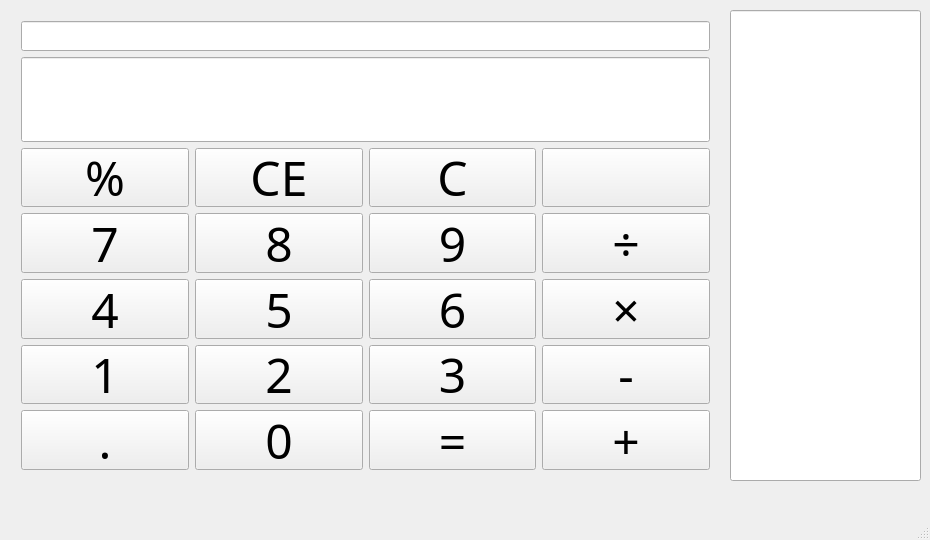
<?xml version="1.0" encoding="UTF-8"?>
<ui version="4.0">
 <class>MainWindow</class>
 <widget class="QMainWindow" name="MainWindow">
  <property name="geometry">
   <rect>
    <x>0</x>
    <y>0</y>
    <width>930</width>
    <height>540</height>
   </rect>
  </property>
  <property name="minimumSize">
   <size>
    <width>730</width>
    <height>540</height>
   </size>
  </property>
  <property name="maximumSize">
   <size>
    <width>930</width>
    <height>540</height>
   </size>
  </property>
  <property name="windowTitle">
   <string>MainWindow</string>
  </property>
  <widget class="QWidget" name="centralWidget">
   <widget class="QWidget" name="verticalLayoutWidget">
    <property name="geometry">
     <rect>
      <x>10</x>
      <y>10</y>
      <width>711</width>
      <height>471</height>
     </rect>
    </property>
    <layout class="QVBoxLayout" name="verticalLayout">
     <item>
      <widget class="QLineEdit" name="record_lineEdit">
       <property name="minimumSize">
        <size>
         <width>0</width>
         <height>30</height>
        </size>
       </property>
       <property name="font">
        <font>
         <pointsize>12</pointsize>
        </font>
       </property>
       <property name="text">
        <string/>
       </property>
       <property name="alignment">
        <set>Qt::AlignRight|Qt::AlignTrailing|Qt::AlignVCenter</set>
       </property>
       <property name="readOnly">
        <bool>true</bool>
       </property>
      </widget>
     </item>
     <item>
      <widget class="QLineEdit" name="input_lineEdit">
       <property name="minimumSize">
        <size>
         <width>0</width>
         <height>80</height>
        </size>
       </property>
       <property name="font">
        <font>
         <family>Book Antiqua</family>
         <pointsize>50</pointsize>
        </font>
       </property>
       <property name="text">
        <string/>
       </property>
       <property name="alignment">
        <set>Qt::AlignRight|Qt::AlignTrailing|Qt::AlignVCenter</set>
       </property>
      </widget>
     </item>
     <item>
      <layout class="QHBoxLayout" name="horizontalLayout_6">
       <item>
        <widget class="QPushButton" name="mod_pushButton">
         <property name="minimumSize">
          <size>
           <width>0</width>
           <height>45</height>
          </size>
         </property>
         <property name="font">
          <font>
           <family>Book Antiqua</family>
           <pointsize>36</pointsize>
          </font>
         </property>
         <property name="text">
          <string>%</string>
         </property>
        </widget>
       </item>
       <item>
        <widget class="QPushButton" name="pushButton_1">
         <property name="minimumSize">
          <size>
           <width>0</width>
           <height>45</height>
          </size>
         </property>
         <property name="font">
          <font>
           <family>Book Antiqua</family>
           <pointsize>36</pointsize>
          </font>
         </property>
         <property name="text">
          <string>CE</string>
         </property>
        </widget>
       </item>
       <item>
        <widget class="QPushButton" name="cleanInput_pushButton">
         <property name="minimumSize">
          <size>
           <width>0</width>
           <height>45</height>
          </size>
         </property>
         <property name="font">
          <font>
           <family>Book Antiqua</family>
           <pointsize>36</pointsize>
          </font>
         </property>
         <property name="text">
          <string>C</string>
         </property>
        </widget>
       </item>
       <item>
        <widget class="QPushButton" name="del_pushButton">
         <property name="minimumSize">
          <size>
           <width>0</width>
           <height>45</height>
          </size>
         </property>
         <property name="font">
          <font>
           <family>Book Antiqua</family>
           <pointsize>36</pointsize>
          </font>
         </property>
         <property name="text">
          <string/>
         </property>
         <property name="icon">
          <iconset>
           <normaloff>del.png</normaloff>del.png</iconset>
         </property>
         <property name="iconSize">
          <size>
           <width>140</width>
           <height>41</height>
          </size>
         </property>
        </widget>
       </item>
      </layout>
     </item>
     <item>
      <layout class="QHBoxLayout" name="horizontalLayout_2">
       <item>
        <widget class="QPushButton" name="_7_pushButton">
         <property name="minimumSize">
          <size>
           <width>0</width>
           <height>45</height>
          </size>
         </property>
         <property name="font">
          <font>
           <family>Book Antiqua</family>
           <pointsize>36</pointsize>
          </font>
         </property>
         <property name="text">
          <string>7</string>
         </property>
         <property name="iconSize">
          <size>
           <width>45</width>
           <height>16</height>
          </size>
         </property>
        </widget>
       </item>
       <item>
        <widget class="QPushButton" name="_8_pushButton">
         <property name="minimumSize">
          <size>
           <width>0</width>
           <height>45</height>
          </size>
         </property>
         <property name="font">
          <font>
           <family>Book Antiqua</family>
           <pointsize>36</pointsize>
          </font>
         </property>
         <property name="text">
          <string>8</string>
         </property>
         <property name="iconSize">
          <size>
           <width>45</width>
           <height>16</height>
          </size>
         </property>
        </widget>
       </item>
       <item>
        <widget class="QPushButton" name="_9_pushButton">
         <property name="minimumSize">
          <size>
           <width>0</width>
           <height>45</height>
          </size>
         </property>
         <property name="font">
          <font>
           <family>Book Antiqua</family>
           <pointsize>36</pointsize>
          </font>
         </property>
         <property name="text">
          <string>9</string>
         </property>
         <property name="iconSize">
          <size>
           <width>45</width>
           <height>16</height>
          </size>
         </property>
        </widget>
       </item>
       <item>
        <widget class="QPushButton" name="div_pushButton">
         <property name="minimumSize">
          <size>
           <width>0</width>
           <height>45</height>
          </size>
         </property>
         <property name="font">
          <font>
           <family>Book Antiqua</family>
           <pointsize>36</pointsize>
          </font>
         </property>
         <property name="text">
          <string>÷</string>
         </property>
         <property name="iconSize">
          <size>
           <width>45</width>
           <height>16</height>
          </size>
         </property>
        </widget>
       </item>
      </layout>
     </item>
     <item>
      <layout class="QHBoxLayout" name="horizontalLayout_4">
       <item>
        <widget class="QPushButton" name="_4_pushButton">
         <property name="minimumSize">
          <size>
           <width>0</width>
           <height>45</height>
          </size>
         </property>
         <property name="font">
          <font>
           <family>Book Antiqua</family>
           <pointsize>36</pointsize>
          </font>
         </property>
         <property name="text">
          <string>4</string>
         </property>
         <property name="iconSize">
          <size>
           <width>45</width>
           <height>16</height>
          </size>
         </property>
        </widget>
       </item>
       <item>
        <widget class="QPushButton" name="_5_pushButton">
         <property name="minimumSize">
          <size>
           <width>0</width>
           <height>45</height>
          </size>
         </property>
         <property name="font">
          <font>
           <family>Book Antiqua</family>
           <pointsize>36</pointsize>
          </font>
         </property>
         <property name="text">
          <string>5</string>
         </property>
         <property name="iconSize">
          <size>
           <width>45</width>
           <height>16</height>
          </size>
         </property>
        </widget>
       </item>
       <item>
        <widget class="QPushButton" name="_6_pushButton">
         <property name="minimumSize">
          <size>
           <width>0</width>
           <height>45</height>
          </size>
         </property>
         <property name="font">
          <font>
           <family>Book Antiqua</family>
           <pointsize>36</pointsize>
          </font>
         </property>
         <property name="text">
          <string>6</string>
         </property>
         <property name="iconSize">
          <size>
           <width>45</width>
           <height>16</height>
          </size>
         </property>
        </widget>
       </item>
       <item>
        <widget class="QPushButton" name="time_pushButton">
         <property name="minimumSize">
          <size>
           <width>0</width>
           <height>45</height>
          </size>
         </property>
         <property name="font">
          <font>
           <family>Book Antiqua</family>
           <pointsize>36</pointsize>
          </font>
         </property>
         <property name="text">
          <string>×</string>
         </property>
         <property name="iconSize">
          <size>
           <width>45</width>
           <height>16</height>
          </size>
         </property>
        </widget>
       </item>
      </layout>
     </item>
     <item>
      <layout class="QHBoxLayout" name="horizontalLayout_5">
       <item>
        <widget class="QPushButton" name="_1_pushButton">
         <property name="minimumSize">
          <size>
           <width>0</width>
           <height>45</height>
          </size>
         </property>
         <property name="font">
          <font>
           <family>Book Antiqua</family>
           <pointsize>36</pointsize>
          </font>
         </property>
         <property name="text">
          <string>1</string>
         </property>
         <property name="iconSize">
          <size>
           <width>45</width>
           <height>16</height>
          </size>
         </property>
        </widget>
       </item>
       <item>
        <widget class="QPushButton" name="_2_pushButton">
         <property name="minimumSize">
          <size>
           <width>0</width>
           <height>45</height>
          </size>
         </property>
         <property name="font">
          <font>
           <family>Book Antiqua</family>
           <pointsize>36</pointsize>
          </font>
         </property>
         <property name="text">
          <string>2</string>
         </property>
         <property name="iconSize">
          <size>
           <width>45</width>
           <height>16</height>
          </size>
         </property>
        </widget>
       </item>
       <item>
        <widget class="QPushButton" name="_3_pushButton">
         <property name="minimumSize">
          <size>
           <width>0</width>
           <height>45</height>
          </size>
         </property>
         <property name="font">
          <font>
           <family>Book Antiqua</family>
           <pointsize>36</pointsize>
          </font>
         </property>
         <property name="text">
          <string>3</string>
         </property>
         <property name="iconSize">
          <size>
           <width>45</width>
           <height>16</height>
          </size>
         </property>
        </widget>
       </item>
       <item>
        <widget class="QPushButton" name="sub_pushButton">
         <property name="minimumSize">
          <size>
           <width>0</width>
           <height>45</height>
          </size>
         </property>
         <property name="font">
          <font>
           <family>Book Antiqua</family>
           <pointsize>36</pointsize>
          </font>
         </property>
         <property name="text">
          <string>-</string>
         </property>
         <property name="iconSize">
          <size>
           <width>45</width>
           <height>16</height>
          </size>
         </property>
        </widget>
       </item>
      </layout>
     </item>
     <item>
      <layout class="QHBoxLayout" name="horizontalLayout_3">
       <item>
        <widget class="QPushButton" name="decimal_pushButton">
         <property name="minimumSize">
          <size>
           <width>0</width>
           <height>45</height>
          </size>
         </property>
         <property name="font">
          <font>
           <family>Book Antiqua</family>
           <pointsize>36</pointsize>
          </font>
         </property>
         <property name="text">
          <string>.</string>
         </property>
        </widget>
       </item>
       <item>
        <widget class="QPushButton" name="pushButton_0">
         <property name="minimumSize">
          <size>
           <width>0</width>
           <height>45</height>
          </size>
         </property>
         <property name="font">
          <font>
           <family>Book Antiqua</family>
           <pointsize>36</pointsize>
          </font>
         </property>
         <property name="text">
          <string>0</string>
         </property>
        </widget>
       </item>
       <item>
        <widget class="QPushButton" name="equal_pushButton">
         <property name="minimumSize">
          <size>
           <width>0</width>
           <height>45</height>
          </size>
         </property>
         <property name="font">
          <font>
           <family>Book Antiqua</family>
           <pointsize>36</pointsize>
          </font>
         </property>
         <property name="text">
          <string>=</string>
         </property>
        </widget>
       </item>
       <item>
        <widget class="QPushButton" name="add_pushButton">
         <property name="minimumSize">
          <size>
           <width>0</width>
           <height>45</height>
          </size>
         </property>
         <property name="font">
          <font>
           <family>Book Antiqua</family>
           <pointsize>36</pointsize>
          </font>
         </property>
         <property name="text">
          <string>+</string>
         </property>
        </widget>
       </item>
      </layout>
     </item>
    </layout>
   </widget>
   <widget class="QLineEdit" name="record_plainLineEdit">
    <property name="geometry">
     <rect>
      <x>730</x>
      <y>10</y>
      <width>191</width>
      <height>471</height>
     </rect>
    </property>
   </widget>
  </widget>
  <widget class="QMenuBar" name="menuBar">
   <property name="geometry">
    <rect>
     <x>0</x>
     <y>0</y>
     <width>930</width>
     <height>25</height>
    </rect>
   </property>
  </widget>
  <widget class="QStatusBar" name="statusBar"/>
 </widget>
 <layoutdefault spacing="6" margin="11"/>
 <resources/>
 <connections/>
</ui>
